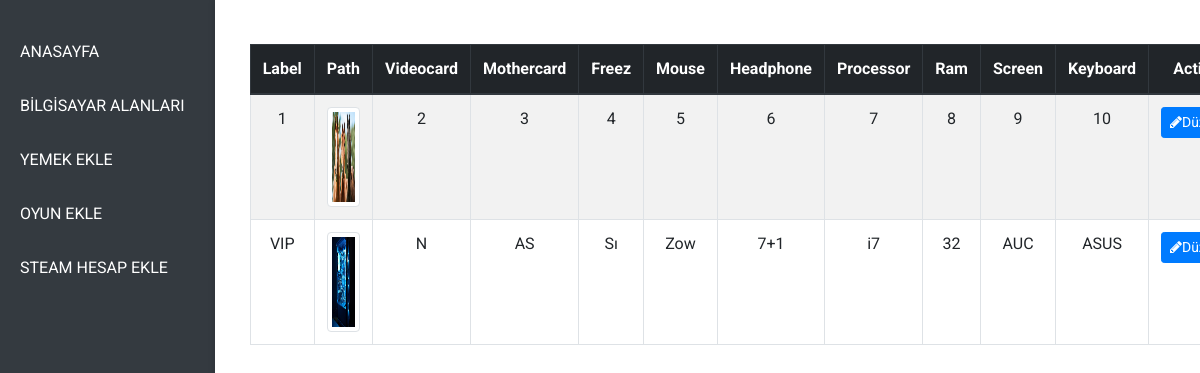
/computerfiles, run on the app's committed database.
### models.py (models this page shows)
class tblcomputerfiles(db.Model):
    id = db.Column(db.Integer, primary_key=True)
    label = db.Column(db.String(100), unique=False, nullable=True)
    path = db.Column(db.String(50), unique=False, nullable=True)
    videocard = db.Column(db.String(100), unique=False, nullable=True)
    mothercard = db.Column(db.String(100), unique=False, nullable=True)
    freez = db.Column(db.String(100), unique=False, nullable=True)
    mouse = db.Column(db.String(100), unique=False, nullable=True)
    headphone = db.Column(db.String(100), unique=False, nullable=True)
    processor = db.Column(db.String(100), unique=False, nullable=True)
    ram = db.Column(db.String(100), unique=False, nullable=True)
    screen = db.Column(db.String(100), unique=False, nullable=True)
    keyboard = db.Column(db.String(100), unique=False, nullable=True)

### app.py (the view)
@app.route("/computerfiles")
def cafeattributea():
    computers = tblcomputerfiles.query.all()
    return render_template("/computerfiles.html", computers = computers)

### templates/computerfiles.html
{% extends "adminlayout.html" %}
{% block main %}
<div class="container mt-4">
    <table class="table table-bordered table-striped">
        <thead class="thead-dark">
            <tr>
                {% for column in computers[0].__table__.columns %}
                    {% if column.key != 'id' %}
                        <th>{{ column.key | capitalize }}</th>
                    {% endif %}
                {% endfor %}
                <th>Actions</th>
            </tr>
        </thead>
        <tbody>
            {% for computer in computers %}
                <tr>
                    {% for column in computer.__table__.columns %}
                        {% if column.key != 'id' %}
                            {% if column.key == 'path' %}
                                <td>
                                    <img src="{{ computer.path }}" alt="food image" class="img-thumbnail" style="width: 100px; height: 100px;">
                                </td>
                            {% else %}
                                <td>{{ computer[column.name] }}</td>
                            {% endif %}
                        {% endif %}
                    {% endfor %}
                    <td>
                        <a href="/updatecomputerfields/{{computer.id}}" class="btn btn-sm btn-primary"><i class="fa fa-pencil"></i>Düzenle</a>
                    </td>
                </tr>
            {% endfor %}
        </tbody>
    </table>
</div>
{% endblock %}

### static/css/admin/indexadmin.css (style rules this page uses)
body, html { margin: 0; padding: 0; font-family: 'Roboto', sans-serif; height: 100%; background-color: #f8f9fa; }
.container { display: flex; flex-direction: column; align-items: center; justify-content: center; }
table { width: 80%; margin-left: auto; margin-right: auto; text-align: center; }

### data on the page
tblcomputerfiles: label "1" "2" "3" "4" "5" "6" "7" "8" "9" "10", path (picture)
tblcomputerfiles: label "VIP" "N" "AS" "Sı" "Zow" "7+1" "i7" "32" "AUC" "ASUS", path (picture)

### other printed values
{{ column.key | capitalize }} "Label" "Path" "Videocard" "Mothercard" "Freez" "Mouse" "Headphone" "Processor" "Ram" "Screen" "Keyboard"
